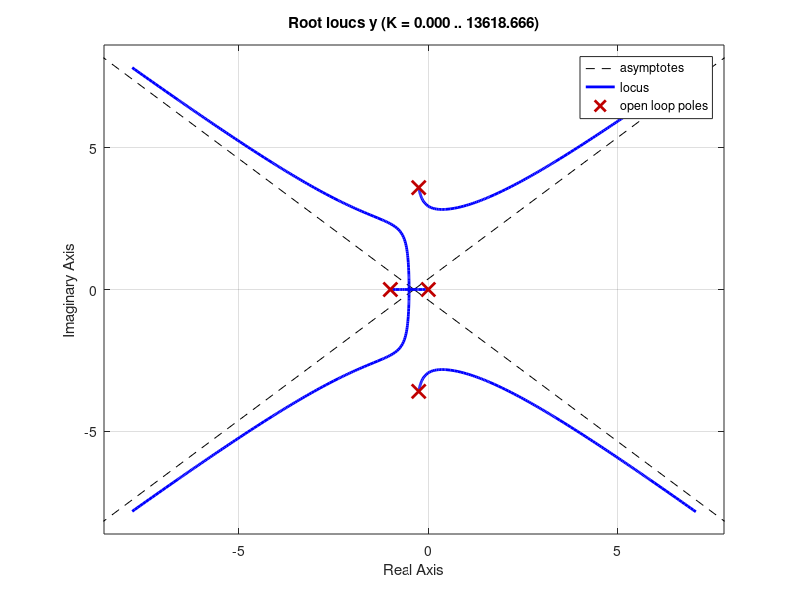

Source code (MATLAB): (Note: this script raises an error after producing the figure.)
clear;

a = [ -1.5    -13.5   -13.0    0 ;
          1          0          0       0 ;
          0          1          0       0 ;
          0          0          1       0];
b = [ 1;  0;  0;  0 ];
c = [ 0  0  0  1 ];
d = 0;

[L,M] = ss2tf(a,b,c,d)
i = tf(L,M)
y = zpk(i)

rlocus(y)
figure

L1 = [1 1.1 15]

M1 = [1 2.5 13]


bode(L1,M1)
figure

u = tf(L1, conv(M,M1))

rlocus(u)
